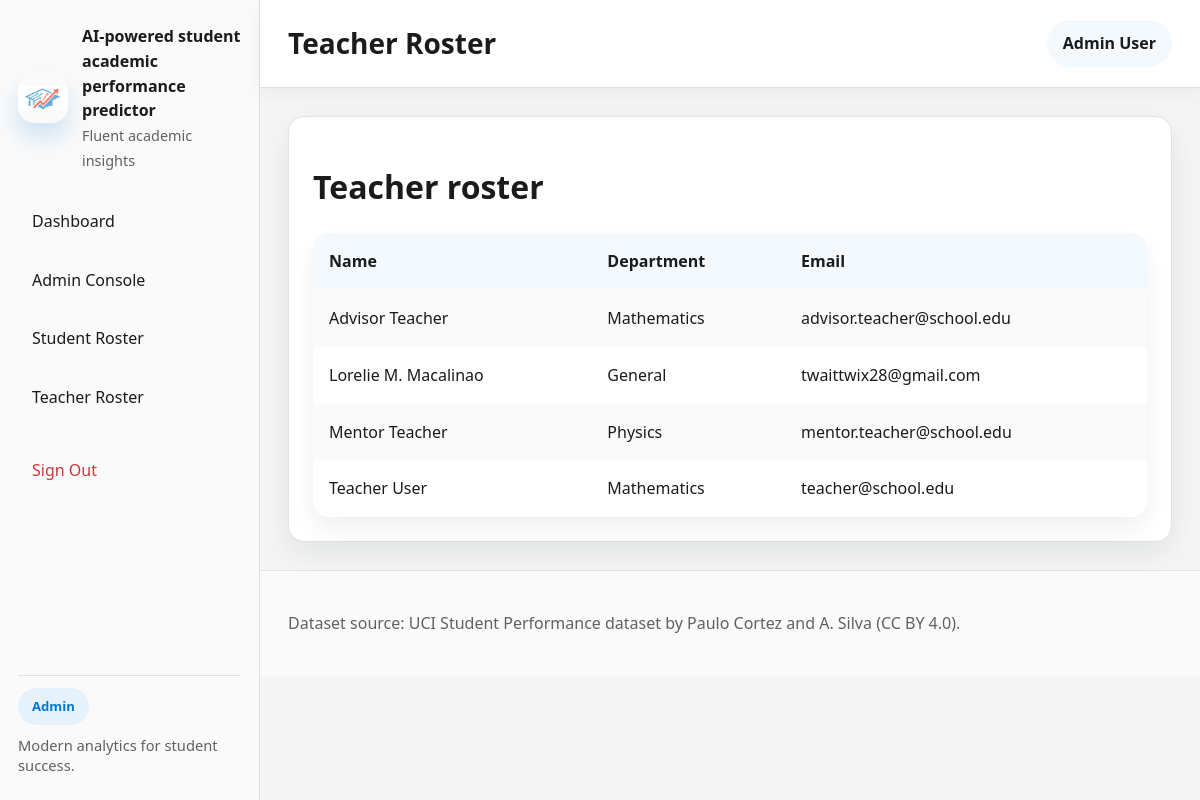
Screenshot of /admin/teachers.php (signed in) with the database file from the repository.
### tables this page shows
CREATE TABLE `teachers` (
  `id` int(11) NOT NULL,
  `user_id` int(11) NOT NULL,
  `department` varchar(100) DEFAULT 'General',
  `phone` varchar(20) DEFAULT ''
);

CREATE TABLE `users` (
  `id` int(11) NOT NULL,
  `username` varchar(50) NOT NULL,
  `password_hash` varchar(255) NOT NULL,
  `role` enum('admin','teacher','student') NOT NULL,
  `full_name` varchar(100) NOT NULL,
  `email` varchar(100) NOT NULL,
  `created_at` timestamp NOT NULL DEFAULT current_timestamp(),
  `is_email_verified` tinyint(1) DEFAULT 0,
  `verification_code` varchar(10) DEFAULT NULL,
  `verification_expires_at` datetime DEFAULT NULL
);

### admin/teachers.php (the view, shortened to what this page needs)
<?php
require_once __DIR__ . '/../includes/header.php';
$connection = get_db_connection();
$teachers = $connection->query('SELECT u.full_name, t.department, u.email FROM teachers t JOIN users u ON u.id = t.user_id ORDER BY u.full_name');
?>
<div class="card">
    <h1>Teacher roster</h1>
    <table>
        <tr><th>Name</th><th>Department</th><th>Email</th></tr>
        <?php while ($row = $teachers->fetch_assoc()): ?>
            <tr><td><?php echo htmlspecialchars($row['full_name']); ?></td><td><?php echo htmlspecialchars($row['department']); ?></td><td><?php echo htmlspecialchars($row['email']); ?></td></tr>
        <?php endwhile; ?>
    </table>
</div>
<?php require_once __DIR__ . '/../includes/footer.php'; ?>

### assets/styles.css (style rules this page uses)
:root { color-scheme: light; font-family: 'Segoe UI Variable', 'Segoe UI', Inter, Arial, sans-serif; font-size: 16px; line-height: 1.55; color: #1B1B1B; background: #F5F5F5; }
* { box-sizing: border-box; }
html { scroll-behavior: smooth; }
body { margin: 0; min-height: 100vh; background: #F5F5F5; }
.card { background: #FFFFFF; border-radius: 16px; padding: 24px; border: 1px solid #E1E1E1; box-shadow: 0 12px 30px rgba(16, 24, 40, 0.08); }
table { width: 100%; border-collapse: separate; border-spacing: 0; background: #FFFFFF; border-radius: 16px; overflow: hidden; box-shadow: 0 12px 24px rgba(16, 24, 40, 0.06); }
th, td { padding: 16px; text-align: left; }
th { position: sticky; top: 0; background: #F3F9FD; color: #1B1B1B; font-weight: 700; }
tbody tr { transition: background-color 220ms ease; }
tbody tr:nth-child(even) { background: #FAFAFA; }

### rows the page displays
teachers: user.full_name "Advisor Teacher", department "Mathematics", user.email "advisor.teacher@school.edu"
teachers: user.full_name "Lorelie M. Macalinao", department "General", user.email "twaittwix28@gmail.com"
teachers: user.full_name "Mentor Teacher", department "Physics", user.email "mentor.teacher@school.edu"
teachers: user.full_name "Teacher User", department "Mathematics", user.email "teacher@school.edu"

### other values shown
$user['role'] "Admin"
$pageTitle "Teacher Roster"
$user['full_name'] "Admin User"
